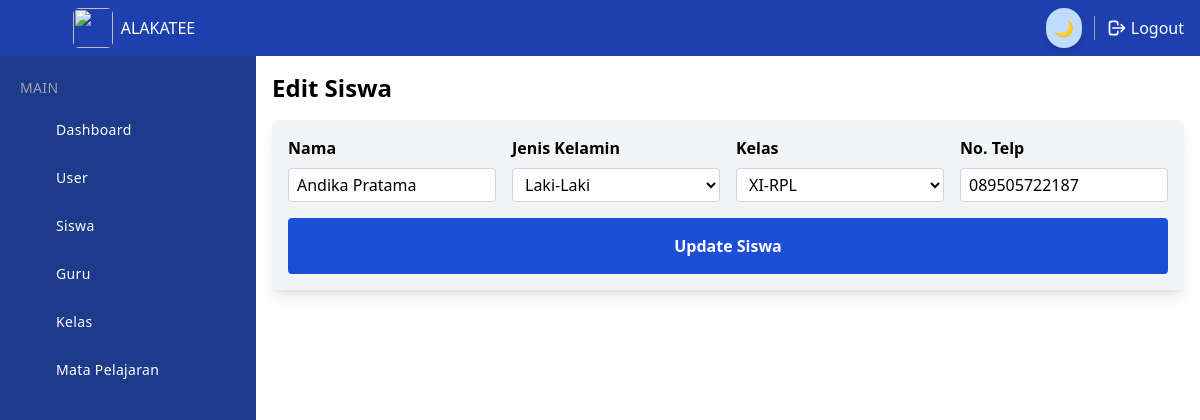
/dashboard/admin/edit-siswa.php?id=1 (signed in), run on the app's committed database.
### tables this page shows
CREATE TABLE `siswa` (
  `id` int NOT NULL,
  `kode_siswa` varchar(10) NOT NULL,
  `nama` varchar(100) NOT NULL,
  `jkelamin` enum('L','P') NOT NULL,
  `no_telp` varchar(100) NOT NULL,
  `kelas` varchar(10) NOT NULL
);

### dashboard/admin/edit-siswa.php (the view, shortened to what this page needs)
<?php
include '../../config/koneksi.php';
$id = $_GET['id'];
$query = "SELECT * FROM siswa WHERE id = $id";
$resultSiswa = mysqli_query($koneksi, $query);
if (mysqli_num_rows($resultSiswa) > 0) {
    $siswa = mysqli_fetch_assoc($resultSiswa);
} else {
    echo "Data tidak ditemukan.";
    exit;
}
?>
<!DOCTYPE html>
<html lang="en">
<head>
    <script src="https://cdn.tailwindcss.com"></script>
    <script src="../../config/tailwind.config.js"></script>
</head>
<body>
    <div x-data="setup()" :class="{ 'dark': isDark }">
        <div class="min-h-screen flex flex-col flex-auto flex-shrink-0 antialiased bg-white dark:bg-gray-700 text-black dark:text-white">
            <?php include '../header.php' ?>
            <?php include '../sidebar.php' ?>
            <div class="h-full ml-14 mt-14 mb-10 md:ml-64">
                <div class="container p-4">
                    <h1 class="text-2xl font-bold mb-4">Edit Siswa</h1>
                    <form method="post" class="mb-4 p-4 bg-gray-100 dark:bg-gray-800 rounded text-black dark:text-white shadow-lg">
                        <div class="grid grid-cols-1 lg:grid-cols-4 gap-4">
                            <div class="flex flex-col">
                                <label for="nama" class="mb-2 font-semibold">Nama</label>
                                <input type="text" id="nama" name="nama" value="<?php echo $siswa['nama'] ?>" placeholder="Username" required class="rounded px-2 py-1 bg-white dark:bg-gray-900 border border-gray-300 dark:border-gray-700 focus:outline-none focus:ring-2 focus:ring-blue-500">
                            </div>
                            <div class="flex flex-col">
                                <label for="jkelamin" class="mb-2 font-semibold">Jenis Kelamin</label>
                                <select name="jkelamin" id="jkelamin" class="rounded px-2 py-1 bg-white dark:bg-gray-900 border border-gray-300 dark:border-gray-700 focus:outline-none focus:ring-2 focus:ring-blue-500">
                                    <option value="L" <?php echo ($siswa['jkelamin'] == 'L') ? 'selected' : ''; ?>>Laki-Laki</option>
                                </select>
                            </div>
                            <div class="flex flex-col">
                                <label for="kelas" class="mb-2 font-semibold">Kelas</label>
                                <select name="kelas" id="kelas" class="rounded px-2 py-1 bg-white dark:bg-gray-900 border border-gray-300 dark:border-gray-700 focus:outline-none focus:ring-2 focus:ring-blue-500">
                                    <?php
                                    $queryKelas = "SELECT * FROM kelas";
                                    $resultKelas = mysqli_query($koneksi, $queryKelas);
                                    while ($row = mysqli_fetch_assoc($resultKelas)) {
                                        $selected = ($row['kode_kelas'] == $siswa['kelas']) ? 'selected' : '';
                                    ?>
                                        <option value="<?php echo $row['kode_kelas']; ?>" <?php echo $selected; ?>><?php echo $row['nama']; ?></option>
                                    <?php } ?>
                                </select>
                            </div>
                            <div class="flex flex-col">
                                <label for="no_telp" class="mb-2 font-semibold">No. Telp</label>
                                <input type="telp" value="<?php echo $siswa['no_telp']; ?>" id="no_telp" name="no_telp" class="rounded px-2 py-1 bg-white dark:bg-gray-900 border border-gray-300 dark:border-gray-700 focus:outline-none focus:ring-2 focus:ring-blue-500">
                            </div>
                        </div>
                        <button type="submit" name="update" class="w-full p-4 mt-4 bg-blue-700 hover:bg-blue-800 text-white font-bold rounded">Update Siswa</button>
                    </form>
                </div>
            </div>
        </div>
    </div>
</body>
</html>

### data on the page
siswa: nama "Andika Pratama", jkelamin "Laki-Laki", no_telp "089505722187"

### other printed values
$_SESSION['nama'] "ALAKATEE"
$item['label'] "Dashboard"
$item['label'] "User"
$item['label'] "Siswa"
$item['label'] "Guru"
$item['label'] "Kelas"
$item['label'] "Mata Pelajaran"
form field kelas "XI-RPL"
